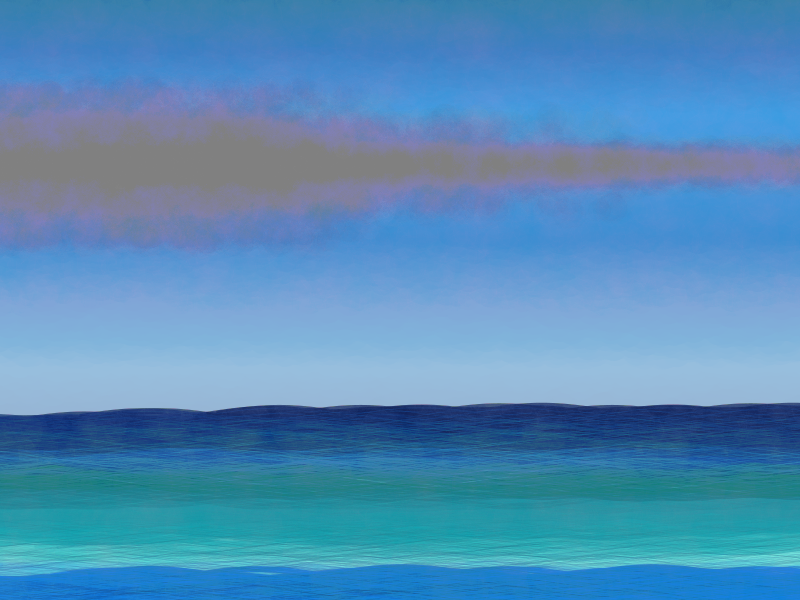

Source code (R):
## ---- chunk 1
#=============================================================================#
#Lbrary Load-in----------------------------------------------------------------
#=============================================================================#
library(dplyr) #Data Wrangling
library(purrr) #List manipulation/iteration
library(ggplot2) #Plotting

#=============================================================================#
#Data Set-up-------------------------------------------------------------------
#=============================================================================#

#number of waves#
n = 1000

#Limits of the page#
xmin <- 0
xmax <- 20

ymin <- 0
ymax <- 10

#Color Options#
sky_colors <- colorRampPalette(c("#94A4C4", "#98BFDE", "#2C8ED1", "#2F9DE2", "#2063A5"))(n)

water_colors <- colorRampPalette(c("#016ADF", "#0086E0", "#57E2DD", "#00A7B2", "#1095A6", "#016074","#08389E", "#001247"))(n)


#Wave Compilation#
wave_part <- tibble(x = seq(xmin, xmax, length.out = n),
                   y = sin(x)/10) 

wavex <- rep_along(1:n, seq(-10,10, length.out = 100))
wavey <- seq(0,3, length.out = n)

wave_opts <- list(wavex,
                  wavey,
                  water_colors,
                  1:n)
#=============================================================================#
#Data Compilation--------------------------------------------------------------
#=============================================================================#
waves <- pmap_df(wave_opts, ~ wave_part |>
                   mutate(x = x + jitter(..1, amount = 3),
                          y = y + jitter(..2, amount = .2),
                          color = ..3,
                          group = paste0("wave_",..4)))

#Sky Data#
sky_slice <- tibble(x = seq(0,20, length.out = n),
                    y = 2.5)

skyy <- seq(0,8.5, length.out = n)

sky <- map2_df(skyy, sky_colors, ~sky_slice |>
                 mutate(y = y + .x,
                        color = .y,
                        group = "sky"))

#Cloud Data#
x_end <- c(5,11,20)
ybottom <- c(6,6.5,7)
ytop <- c(8.5,8,7.5)

cloud_opts <- list(x_end,ybottom,ytop)
cloud_box <- pmap_df(cloud_opts, ~tibble(x = seq(0,..1, length.out = 20),
                                         y = seq(..2, ..3, length.out = 20),
                                         group = "cloud") |>
                       expand.grid())

#Colors for clouds#
grays <- colorRampPalette(c("#666666", "#ffffff"))(nrow(cloud_box))

#Overall texture#
texture <- tibble(x= seq(xmin,xmax, length.out = 20),
                  y = seq(ymin,ymax, length.out = 20),
                  group = "texture") |>
  expand.grid()

#=============================================================================#
#Final Piece-------------------------------------------------------------------
#=============================================================================#
waves |>
  ggplot(aes(x,y, group = group))+
  theme_void()+
  geom_point(data = sky, 
             color = sky$color, 
             position = position_jitter(width = .4, height = .6), 
             size = sample(seq(.1,10, length.out = 25), nrow(sky), replace = TRUE))+
  geom_path(color = waves$color, 
            linewidth = 2, 
            alpha = .8)+
  geom_path(color = rev(waves$color), 
            linewidth = .1, 
            alpha = .2)+
  geom_point(data = cloud_box, 
             size = sample(seq(5,10, length.out = 30), nrow(cloud_box), replace = TRUE), 
             alpha = .01, position = position_jitter(width = 5, height = .1), 
             color = sample(grays)) +
  geom_point(data = texture, 
             size = sample(seq(10,20, length.out = 50), nrow(texture), replace = TRUE), 
             alpha = .002, color = "#ffffff", 
             position = position_jitter(width = .5, height = .4))+
  coord_cartesian(xlim = c(xmin,xmax),
                  ylim = c(ymin,ymax),
                  expand = FALSE)

#To save the output:
# ggsave("images/15.png",
#        dev = "png",
#        dpi = 300)
